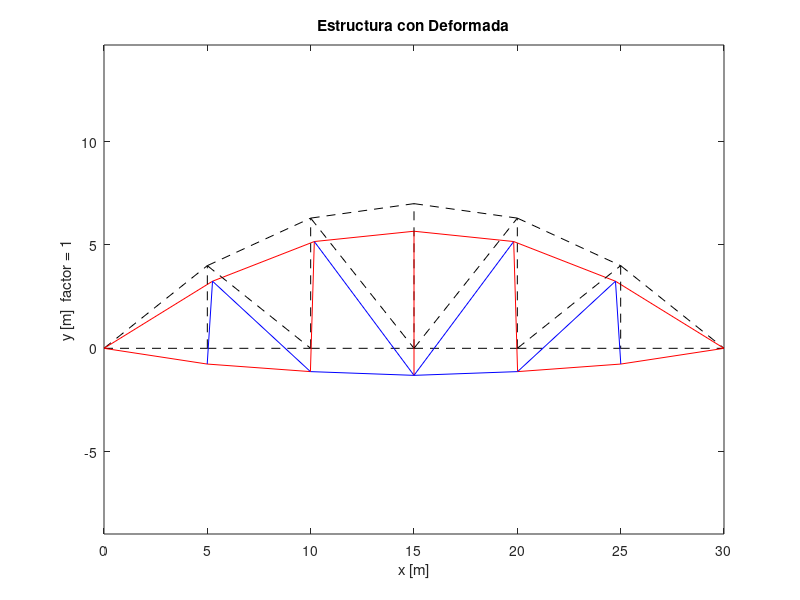
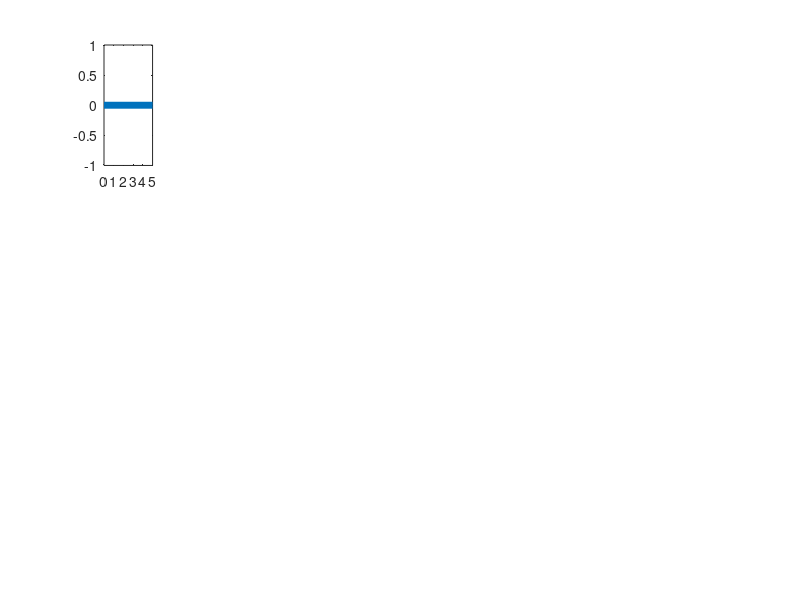

Source code (MATLAB) for these figures, in order: (Note: this script raises an error after producing the figures.)
%% TALLER 1 ANALISIS ESTRUCTURAL AVANZADO
%
% Franklin Andres Lizarazo Muñoz
%
%-------------------------------------------------------------------------
%% Geometría
E  = 2e5;              % kPa
A  = 0.005;            % m^2
ba = 21;               % Numero de barras
j  = 12;               % Numero de nodos

I  = (0.05*0.1^3)/12;  % m^4 Inercia

% Se define la longitud de cada barra manualmente [en m]
le = [5 5 5 5 5 5 6.4 5.5 5.04 5.04 5.5 6.4 4 6.4 6.3 8.04 7 8.04 6.3 6.4 4];

% Se ubican las cargas en los nodos especificados en la dirección dada[en kN]
P  = zeros(j*3,1);
P([5 8 11 14 17],1)=-2;  P([23 35],1)=-5;  P([26 32],1)=-10;  P(29,1)=-15;

% Se define la inclinación de cada barra manualmente [en °]
beta  = [0 0 0 0 0 0 39 25 8 -8 -25 -39 90 -39 90 -52 90 52 90 39 -90];

% Se define la topología de los elementos
IJ = [ 1  2;  2  3;  3  4; 4  5; 5  6; 6  7; 1 12; 12 11; 11 10; 10  9; 
       9  8; 8  7; 2 12; 12 3; 3 11; 11  4; 4 10; 4  9; 5  9; 5  8; 8  6];

% Se define la matriz con los grados de libertad de cada barra
gdl=zeros(ba,6);

for e=1:ba
   gdl(e,:)=[3*IJ(e,1)-2 3*IJ(e,1)-1 3*IJ(e,1) 3*IJ(e,2)-2 3*IJ(e,2)-1 3*IJ(e,2)];
end

%% Calcular la matriz k local

% Se definen unos acumuladores para usar datos mas adelante
[eta_acu, mu_acu, K_acu, k_acu, T_acu]   = deal(cell(1,ba));

% Se separa el espacio de la matriz K global
K=zeros(j*3);

% Se calculan los ke locales, se guardan en los acumuladores y se ensabla
% la matriz global K
for e  = 1:ba
    
    % Por legibilidad se definen
    Ea = E*A/le(e);    Ei=E*I/le(e)^3;
    ke = [  Ea           0             0  -Ea            0             0
             0       12*Ei    6*le(e)*Ei    0       -12*Ei    6*le(e)*Ei
             0  6*le(e)*Ei  4*le(e)^2*Ei    0  -6*le(e)*Ei  2*le(e)^2*Ei
           -Ea           0             0   Ea            0             0
             0      -12*Ei   -6*le(e)*Ei    0        12*Ei   -6*le(e)*Ei
             0  6*le(e)*Ei  2*le(e)^2*Ei    0  -6*le(e)*Ei  4*le(e)^2*Ei ];   
    k_acu{e} = ke;
    
    %Se extrae el angulo del elemento e del vector de angulos
    eta  = cosd(beta(e)); eta_acu{e} = eta;      
    mu   = sind(beta(e)); mu_acu{e}  = mu;
    
    %Se define la matriz de transformación
    Te   = [ eta  mu   0    0   0   0
             -mu eta   0    0   0   0
               0   0   1    0   0   0
               0   0   0  eta  mu   0
               0   0   0  -mu eta   0
               0   0   0    0   0   1]; T_acu{e} = Te;
       
    Ke   = Te'*ke*Te;K_acu{e} = Ke;
    ge   = gdl(e,:);
    
    K(ge,ge) = K(ge,ge)+Ke;
end

%% Grados de Libertad Restringidos y libres
a = [1 2 3 19 20 21];   b = setdiff(1:3*j,a);

Kaa = K(a,a);     Kab = K(a,b);
Kba = K(b,a);     Kbb = K(b,b);

Pb = P(b);

% Se resuelve el sistema de ecuaciones
Db   = Kbb\Pb;
D    = zeros(j*3,1);
D(b) = Db;

Pa   = Kab*Db;

%% Fuerzas al interior de cada elemento
[P, p]  = deal(cell(ba,1));     % Globales-Locales

for e   = 1:ba
   De   = D(gdl(e,:));
   p{e} =  k_acu{e}*T_acu{e}*De;
   P{e} =  K_acu{e}*De;
end

%% Esfuerzos al interior
sigma = zeros(ba,1);

for e = 1:ba
    sigma(e) = p{e}(4)/A;
end

%% Graficar

% Se define la posición de cada uno de los nodos
XY=[ 0   0;  5   0; 10   0; 15   0; 20   0; 25   0;
    30   0; 25   4; 20 6.3; 15   7; 10 6.3;  5   4];

XYdef = zeros(size(XY));
fac   = 1;
c     = 0;
for i = 1:j
    c          = c+1;
    XYdef(i,1) = XY(i,1)+fac*D(c);
    c          = c+1;
    XYdef(i,2) = XY(i,2)+fac*D(c);
    c          = c+1;
end

% Se grafican la estructura y su deformada
figure
for e=1:ba
    Q    = [XY(IJ(e,1),1)     XY(IJ(e,1),2);...
            XY(IJ(e,2),1)     XY(IJ(e,2),2)];
        
    Qdef = [XYdef(IJ(e,1),1)  XYdef(IJ(e,1),2);...
            XYdef(IJ(e,2),1)  XYdef(IJ(e,2),2)];
        
    if sigma(e)>0
        plot(Q(:,1),Q(:,2),'k--',Qdef(:,1),Qdef(:,2),'b')
    else
        plot(Q(:,1),Q(:,2),'k--',Qdef(:,1),Qdef(:,2),'r')
    end
    hold on
end
title('Estructura con Deformada')
xlabel('x [m]')
ylabel('y [m]  factor = 1')
axis equal

% Se grafican las fuerzas axiales
figure
for e=1:ba
    subplot(3,7,e)
    plot([0 le(e)],[0 0],'lineWidth',5)
    title('Barra',e)
    hold on
    plot([0 0 le(e) le(e)],[0 p{e}(4) p{e}(4) 0])
    text(le(e)/5,   p{e}(4)/2,   num2str(p{e}(4)),'FontSize',18);
end
sgtitle('Fuerza Axial [kN]')

% Se grafican las fuerzas cortantes
figure
for e=1:ba
    subplot(3,7,e)
    plot([0 le(e)],[0 0],'lineWidth',5)
    title('Barra',e)
    hold on
    plot([0 0 le(e) le(e)],[0 p{e}(5) p{e}(5) 0])
    text(le(e)/5,   p{e}(5)/2,   num2str(p{e}(5)),'FontSize',18);
end
sgtitle('Fuerza Cortante [kN]')

% Se grafican los momentos
figure
for e=1:ba
    subplot(3,7,e)
    plot([0 le(e)],[0 0],'lineWidth',5)
    title('Barra',e)
    hold on
    plot([0 0 le(e) le(e)],[0 p{e}(3) -p{e}(6) 0])
    text(0,   p{e}(3)/2,   num2str(p{e}(3)),'FontSize',11);
    text(3*le(e)/5,   -p{e}(6)/2,   num2str(p{e}(6)),'FontSize',11);
end
sgtitle('Momento [kN*m]')

%% Extraigo tablas resumen
bar = 1:ba;
a   = 1:j;

[Axial, Cortante, Momento] = deal(zeros(ba,1));

for e = 1:ba
    Axial(e)    = p{e}(4);
    Cortante(e) = p{e}(5);
    Momento(e)  = p{e}(6);
end

T1  = table(bar', sigma, Axial, Cortante, Momento,...
     'VariableNames',{'Barra','Esfuerzo','F Axial','F Cortante','Momento'})

[Dx, Dy]  = deal(zeros(j,1));
c         = 0;
for e     = 1:3:3*j
    c     = c+1;
    Dx(c) = D(e);
    Dy(c) = D(e+2);
end

T2 = table(a',Dx, Dy,'VariableNames',{'Nodo','Desp. X','Desp. Y'})
